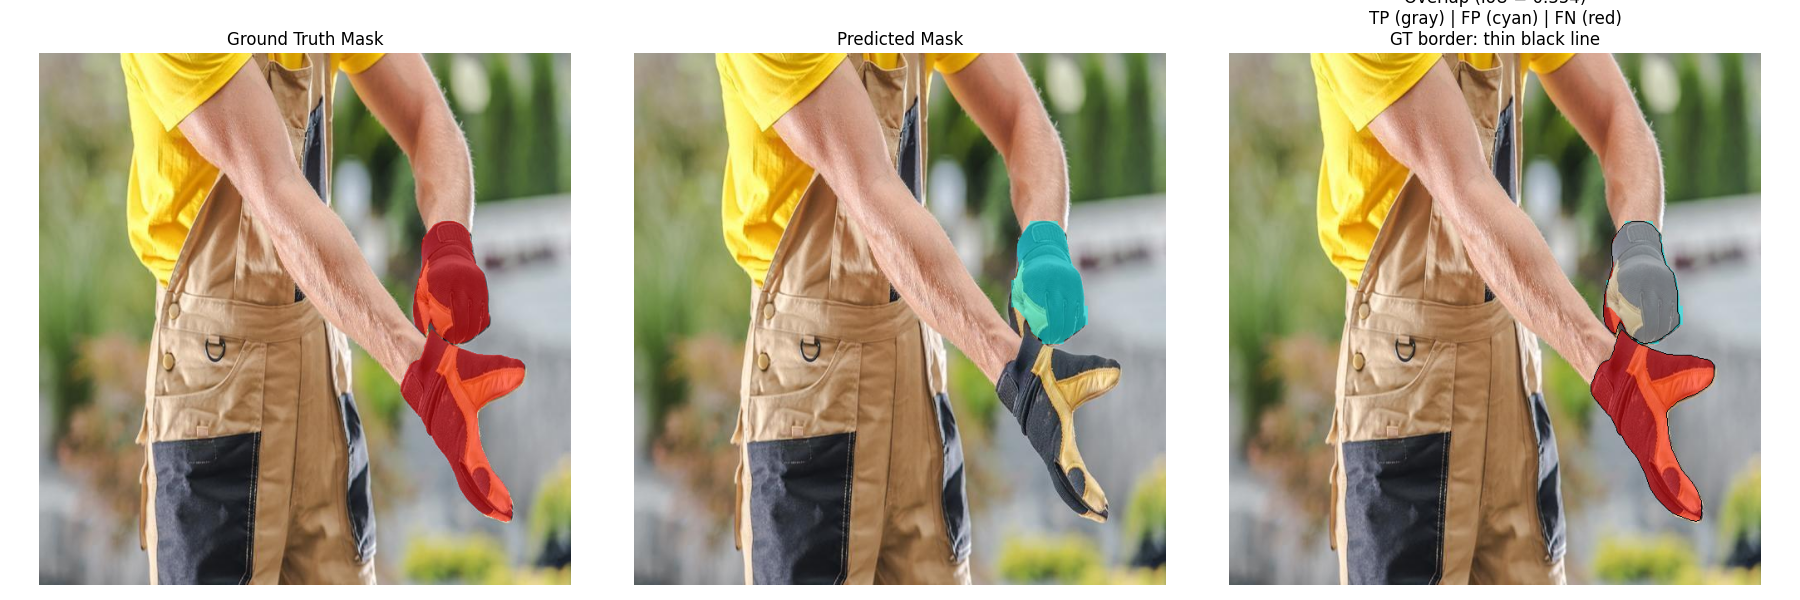

Write the Python code that produced this figure.
import os
import cv2
import numpy as np
import matplotlib.pyplot as plt
from ultralytics import YOLO

def parse_yolo_seg_label(label_path, img_width, img_height):
    polygons = []
    with open(label_path, 'r') as f:
        for line in f:
            data = line.strip().split()
            coords = np.array([float(x) for x in data[1:]]).reshape(-1, 2)
            coords[:, 0] *= img_width
            coords[:, 1] *= img_height
            polygon = coords.astype(np.int32)
            polygons.append(polygon)
    return polygons

def mask_from_polygons(polygons, img_shape):
    mask = np.zeros(img_shape[:2], dtype=np.uint8)
    for poly in polygons:
        cv2.fillPoly(mask, [poly], 1)
    return mask

def calculate_iou(mask_gt, mask_pred):
    intersection = np.logical_and(mask_gt, mask_pred).sum()
    union = np.logical_or(mask_gt, mask_pred).sum()
    iou = intersection / union if union > 0 else 0.0
    return iou

def apply_mask_with_opacity(image, mask, color, alpha=0.5):
    overlay = image.copy()
    color_arr = np.array(color, dtype=np.uint8)
    mask_bool = mask.astype(bool)
    overlay[mask_bool] = (1 - alpha) * image[mask_bool] + alpha * color_arr
    return overlay.astype(np.uint8)

def draw_polygons_edges(image, polygons, color=(0, 0, 0), thickness=1):
    image_with_edges = image.copy()
    for poly in polygons:
        cv2.polylines(image_with_edges, [poly], isClosed=True, color=color, thickness=thickness)
    return image_with_edges

def highlight_tp_fp_fn(image, mask_gt, mask_pred, alpha=0.5):
    TP = np.logical_and(mask_gt, mask_pred)
    FP = np.logical_and(~mask_gt.astype(bool), mask_pred.astype(bool))
    FN = np.logical_and(mask_gt.astype(bool), ~mask_pred.astype(bool))
    overlay = image.copy()
    overlay[TP] = (192, 192, 192)    # TP: gray
    overlay[FP] = (0, 255, 255)      # FP: cyan
    overlay[FN] = (255, 0, 0)        # FN: red
    blended = cv2.addWeighted(image, 1 - alpha, overlay, alpha, 0)
    return blended

# --- Set paths ---
image_path = 'example.jpg'
gt_label_path = 'example.txt'
model_path = 'yolov8m_seg.pt'

# --- Read image and prepare masks ---
image = cv2.imread(image_path)
image = cv2.cvtColor(image, cv2.COLOR_BGR2RGB)
h, w = image.shape[:2]
gt_polygons = parse_yolo_seg_label(gt_label_path, w, h)
mask_gt = mask_from_polygons(gt_polygons, image.shape)

# --- YOLOv8m-seg - Prediction ---
model = YOLO(model_path)
results = model.predict(image, task="segment")

pred_polygons = []
if results[0].masks is not None:
    for mask in results[0].masks.xy:
        poly = mask.astype(np.int32)
        pred_polygons.append(poly)
mask_pred = mask_from_polygons(pred_polygons, image.shape)

iou_value = calculate_iou(mask_gt, mask_pred)
print(f"IoU: {iou_value:.4f}")

# --- Overlays and overlap with borders only on overlap panel ---
gt_overlay = apply_mask_with_opacity(image, mask_gt, (255, 0, 0), alpha=0.5)
pred_overlay = apply_mask_with_opacity(image, mask_pred, (0, 255, 255), alpha=0.5)
overlap_img = highlight_tp_fp_fn(image, mask_gt, mask_pred, alpha=0.5)
overlap_img_edges = draw_polygons_edges(overlap_img, gt_polygons, color=(0, 0, 0), thickness=1)

# --- Plotting the results ---
fig, axs = plt.subplots(1, 3, figsize=(18, 6))
axs[0].imshow(gt_overlay)
axs[0].set_title("Ground Truth Mask")
axs[1].imshow(pred_overlay)
axs[1].set_title("Predicted Mask")
axs[2].imshow(overlap_img_edges)
axs[2].set_title(f"Overlap (IoU = {iou_value:.3f})\nTP (gray) | FP (cyan) | FN (red)\nGT border: thin black line")
for ax in axs:
    ax.axis('off')
plt.tight_layout()
plt.show()
plt.savefig('mask_comparison_tp_fp_fn_edges.png')
